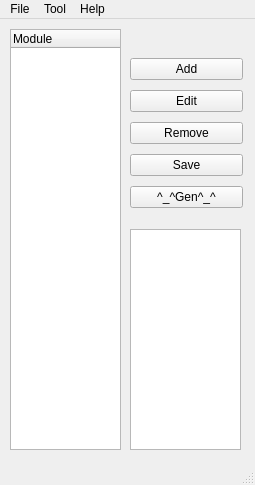
<?xml version="1.0" encoding="UTF-8"?>
<ui version="4.0">
 <class>mwgainostk</class>
 <widget class="QMainWindow" name="mwgainostk">
  <property name="geometry">
   <rect>
    <x>0</x>
    <y>0</y>
    <width>255</width>
    <height>485</height>
   </rect>
  </property>
  <property name="sizePolicy">
   <sizepolicy hsizetype="Fixed" vsizetype="Fixed">
    <horstretch>0</horstretch>
    <verstretch>0</verstretch>
   </sizepolicy>
  </property>
  <property name="windowTitle">
   <string>MainWindow</string>
  </property>
  <property name="styleSheet">
   <string notr="true">font: 12pt &quot;Consolas&quot;;</string>
  </property>
  <widget class="QWidget" name="centralwidget">
   <widget class="QTreeWidget" name="trModule">
    <property name="geometry">
     <rect>
      <x>10</x>
      <y>10</y>
      <width>111</width>
      <height>421</height>
     </rect>
    </property>
    <property name="sizePolicy">
     <sizepolicy hsizetype="Expanding" vsizetype="Expanding">
      <horstretch>0</horstretch>
      <verstretch>0</verstretch>
     </sizepolicy>
    </property>
    <property name="styleSheet">
     <string notr="true">font: 12pt &quot;Consolas&quot;;</string>
    </property>
    <column>
     <property name="text">
      <string>Module</string>
     </property>
    </column>
   </widget>
   <widget class="QTextEdit" name="teInfo">
    <property name="geometry">
     <rect>
      <x>130</x>
      <y>210</y>
      <width>111</width>
      <height>221</height>
     </rect>
    </property>
    <property name="styleSheet">
     <string notr="true">font: 12pt &quot;Consolas&quot;;</string>
    </property>
   </widget>
   <widget class="QWidget" name="layoutWidget">
    <property name="geometry">
     <rect>
      <x>130</x>
      <y>35</y>
      <width>113</width>
      <height>161</height>
     </rect>
    </property>
    <layout class="QVBoxLayout" name="verticalLayout">
     <item>
      <widget class="QPushButton" name="btnAdd">
       <property name="text">
        <string>Add</string>
       </property>
      </widget>
     </item>
     <item>
      <widget class="QPushButton" name="btnEdit">
       <property name="text">
        <string>Edit</string>
       </property>
      </widget>
     </item>
     <item>
      <widget class="QPushButton" name="btnDel">
       <property name="text">
        <string>Remove</string>
       </property>
      </widget>
     </item>
     <item>
      <widget class="QPushButton" name="btnFileSave">
       <property name="text">
        <string>Save</string>
       </property>
      </widget>
     </item>
     <item>
      <widget class="QPushButton" name="btnGen">
       <property name="minimumSize">
        <size>
         <width>111</width>
         <height>0</height>
        </size>
       </property>
       <property name="text">
        <string>^_^Gen^_^</string>
       </property>
      </widget>
     </item>
    </layout>
   </widget>
  </widget>
  <widget class="QMenuBar" name="menubar">
   <property name="geometry">
    <rect>
     <x>0</x>
     <y>0</y>
     <width>255</width>
     <height>25</height>
    </rect>
   </property>
   <widget class="QMenu" name="menuGaInOS_Studio">
    <property name="title">
     <string>File</string>
    </property>
    <addaction name="actionOpen"/>
    <addaction name="actionNew"/>
    <addaction name="actionOpen_Recent_Files"/>
    <addaction name="separator"/>
    <addaction name="actionClose"/>
    <addaction name="separator"/>
    <addaction name="actionSave"/>
    <addaction name="actionSave_As"/>
    <addaction name="separator"/>
    <addaction name="actionQuit"/>
   </widget>
   <widget class="QMenu" name="menuHelp">
    <property name="title">
     <string>Help</string>
    </property>
    <addaction name="actionInfo"/>
    <addaction name="actionAbout"/>
   </widget>
   <widget class="QMenu" name="menuTool">
    <property name="title">
     <string>Tool</string>
    </property>
    <addaction name="actionImport_oil"/>
    <addaction name="actionExport_oil"/>
    <addaction name="separator"/>
   </widget>
   <addaction name="menuGaInOS_Studio"/>
   <addaction name="menuTool"/>
   <addaction name="menuHelp"/>
  </widget>
  <widget class="QStatusBar" name="statusBar"/>
  <action name="actionInfo">
   <property name="text">
    <string>Info</string>
   </property>
  </action>
  <action name="actionAbout">
   <property name="text">
    <string>About</string>
   </property>
  </action>
  <action name="actionNew">
   <property name="text">
    <string>New</string>
   </property>
  </action>
  <action name="actionOpen">
   <property name="text">
    <string>Open</string>
   </property>
  </action>
  <action name="actionOpen_Recent_Files">
   <property name="text">
    <string>Open Recent Files</string>
   </property>
  </action>
  <action name="actionClose">
   <property name="text">
    <string>Close</string>
   </property>
  </action>
  <action name="actionSave">
   <property name="text">
    <string>Save</string>
   </property>
  </action>
  <action name="actionSave_As">
   <property name="text">
    <string>Save As ...</string>
   </property>
  </action>
  <action name="actionQuit">
   <property name="text">
    <string>Quit</string>
   </property>
  </action>
  <action name="actionImport_oil">
   <property name="text">
    <string>import oil</string>
   </property>
  </action>
  <action name="actionExport_oil">
   <property name="text">
    <string>export oil</string>
   </property>
  </action>
 </widget>
 <resources/>
 <connections/>
</ui>
